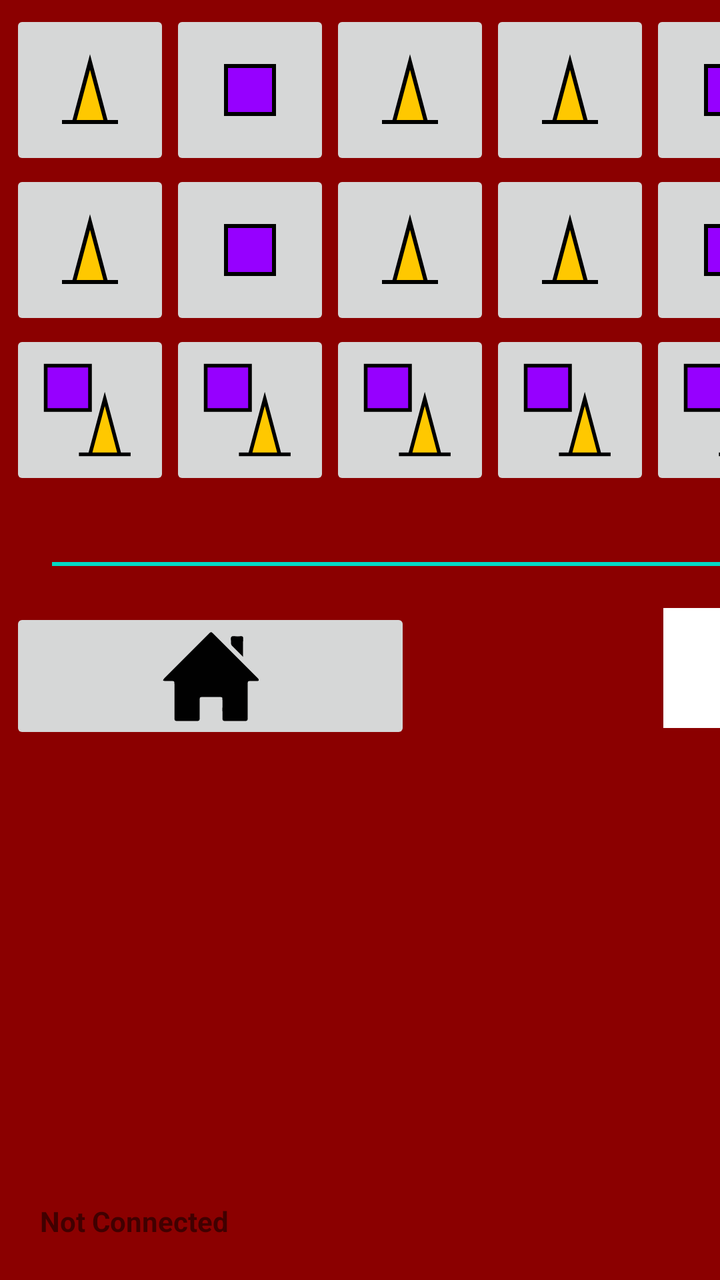
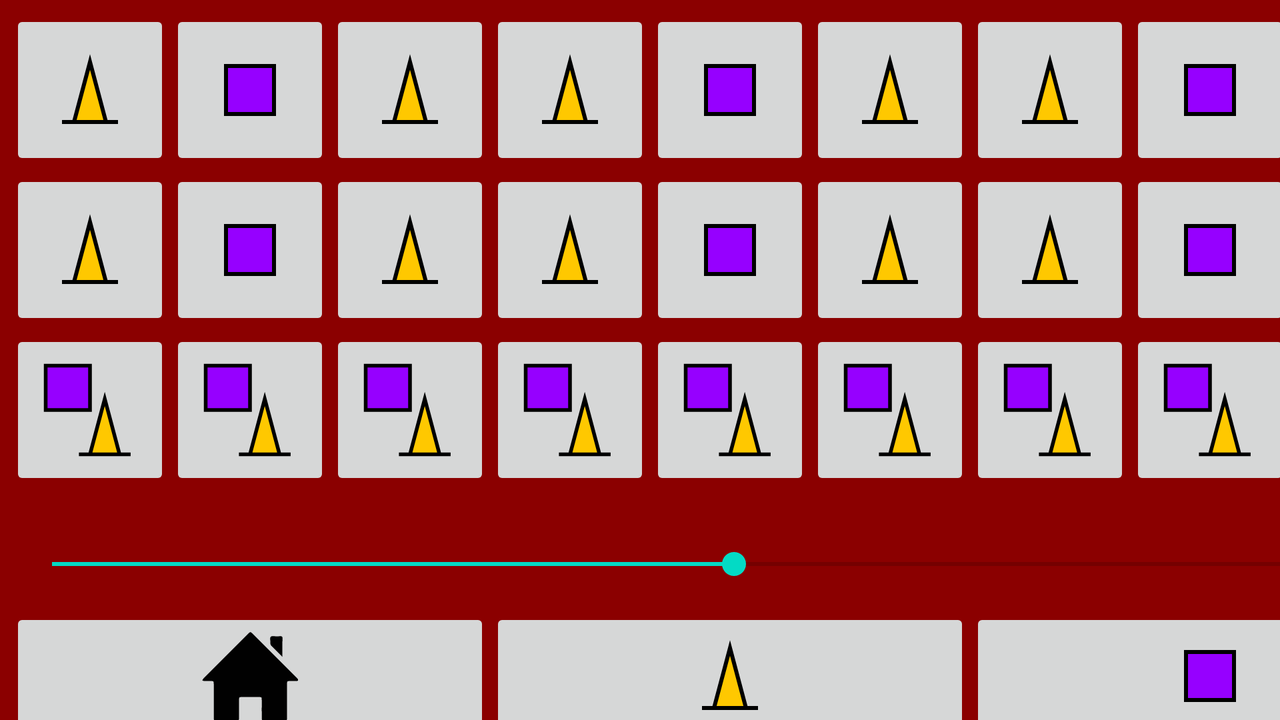

The same Android screen from two of the app's own layout files: first res/layout/ as a phone draws it, then the repository's variant for another configuration, drawn on a device whose configuration selects that folder. Both files follow.
<!-- AndroidManifest.xml: application theme Theme.Projectowen -->
<!-- res/layout/activity_main.xml -->
<?xml version="1.0" encoding="utf-8"?>
<androidx.constraintlayout.widget.ConstraintLayout xmlns:android="http://schemas.android.com/apk/res/android"
    xmlns:app="http://schemas.android.com/apk/res-auto"
    xmlns:tools="http://schemas.android.com/tools"
    android:layout_width="match_parent"
    android:layout_height="match_parent"
    android:background="#8b0000"
    tools:context=".MainActivity">

    <TableLayout
        android:id="@+id/tableLayout"
        android:layout_width="wrap_content"
        android:layout_height="wrap_content"
        android:layout_marginStart="5dp"
        android:layout_marginTop="5dp"
        app:layout_constraintStart_toStartOf="parent"
        app:layout_constraintTop_toTopOf="parent">

        <TableRow
            android:layout_width="match_parent"
            android:layout_height="match_parent">

            <ImageButton
                android:id="@+id/l2c0"
                android:layout_width="80dp"
                android:layout_height="80dp"
                app:srcCompat="@drawable/cone"
                tools:srcCompat="@drawable/cone" />

            <ImageButton
                android:id="@+id/l2c1"
                android:layout_width="80dp"
                android:layout_height="80dp"
                app:srcCompat="@drawable/cube"
                tools:srcCompat="@drawable/cube" />

            <ImageButton
                android:id="@+id/l2c2"
                android:layout_width="80dp"
                android:layout_height="80dp"
                app:srcCompat="@drawable/cone"
                tools:srcCompat="@drawable/cone" />

            <ImageButton
                android:id="@+id/l2c3"
                android:layout_width="80dp"
                android:layout_height="80dp"
                app:srcCompat="@drawable/cone"
                tools:srcCompat="@drawable/cone" />

            <ImageButton
                android:id="@+id/l2c4"
                android:layout_width="80dp"
                android:layout_height="80dp"
                app:srcCompat="@drawable/cube"
                tools:srcCompat="@drawable/cube" />

            <ImageButton
                android:id="@+id/l2c5"
                android:layout_width="80dp"
                android:layout_height="80dp"
                app:srcCompat="@drawable/cone"
                tools:srcCompat="@drawable/cone" />

            <ImageButton
                android:id="@+id/l2c6"
                android:layout_width="80dp"
                android:layout_height="80dp"
                app:srcCompat="@drawable/cone"
                tools:srcCompat="@drawable/cone" />

            <ImageButton
                android:id="@+id/l2c7"
                android:layout_width="80dp"
                android:layout_height="80dp"
                app:srcCompat="@drawable/cube"
                tools:srcCompat="@drawable/cube" />

            <ImageButton
                android:id="@+id/l2c8"
                android:layout_width="80dp"
                android:layout_height="80dp"
                app:srcCompat="@drawable/cone"
                tools:srcCompat="@drawable/cone" />
        </TableRow>

        <TableRow
            android:layout_width="match_parent"
            android:layout_height="match_parent">

            <ImageButton
                android:id="@+id/l1c0"
                android:layout_width="80dp"
                android:layout_height="80dp"
                app:srcCompat="@drawable/cone"
                tools:srcCompat="@drawable/cone" />

            <ImageButton
                android:id="@+id/l1c1"
                android:layout_width="80dp"
                android:layout_height="80dp"
                app:srcCompat="@drawable/cube"
                tools:srcCompat="@drawable/cube" />

            <ImageButton
                android:id="@+id/l1c2"
                android:layout_width="80dp"
                android:layout_height="80dp"
                app:srcCompat="@drawable/cone"
                tools:srcCompat="@drawable/cone" />

            <ImageButton
                android:id="@+id/l1c3"
                android:layout_width="80dp"
                android:layout_height="80dp"
                app:srcCompat="@drawable/cone"
                tools:srcCompat="@drawable/cone" />

            <ImageButton
                android:id="@+id/l1c4"
                android:layout_width="80dp"
                android:layout_height="80dp"
                app:srcCompat="@drawable/cube"
                tools:srcCompat="@drawable/cube" />

            <ImageButton
                android:id="@+id/l1c5"
                android:layout_width="80dp"
                android:layout_height="80dp"
                app:srcCompat="@drawable/cone"
                tools:srcCompat="@drawable/cone" />

            <ImageButton
                android:id="@+id/l1c6"
                android:layout_width="80dp"
                android:layout_height="80dp"
                app:srcCompat="@drawable/cone"
                tools:srcCompat="@drawable/cone" />

            <ImageButton
                android:id="@+id/l1c7"
                android:layout_width="80dp"
                android:layout_height="80dp"
                app:srcCompat="@drawable/cube"
                tools:srcCompat="@drawable/cube" />

            <ImageButton
                android:id="@+id/l1c8"
                android:layout_width="80dp"
                android:layout_height="80dp"
                app:srcCompat="@drawable/cone"
                tools:srcCompat="@drawable/cone" />
        </TableRow>

        <TableRow
            android:layout_width="match_parent"
            android:layout_height="wrap_content">

            <ImageButton
                android:id="@+id/l0c0"
                android:layout_width="80dp"
                android:layout_height="80dp"
                app:srcCompat="@drawable/cube_and_cone" />

            <ImageButton
                android:id="@+id/l0c1"
                android:layout_width="80dp"
                android:layout_height="80dp"
                app:srcCompat="@drawable/cube_and_cone"
                tools:srcCompat="@drawable/cube_and_cone" />

            <ImageButton
                android:id="@+id/l0c2"
                android:layout_width="80dp"
                android:layout_height="80dp"
                app:srcCompat="@drawable/cube_and_cone" />

            <ImageButton
                android:id="@+id/l0c3"
                android:layout_width="80dp"
                android:layout_height="80dp"
                app:srcCompat="@drawable/cube_and_cone" />

            <ImageButton
                android:id="@+id/l0c4"
                android:layout_width="80dp"
                android:layout_height="80dp"
                app:srcCompat="@drawable/cube_and_cone"
                tools:srcCompat="@drawable/cube_and_cone" />

            <ImageButton
                android:id="@+id/l0c5"
                android:layout_width="80dp"
                android:layout_height="80dp"
                app:srcCompat="@drawable/cube_and_cone" />

            <ImageButton
                android:id="@+id/l0c6"
                android:layout_width="80dp"
                android:layout_height="80dp"
                app:srcCompat="@drawable/cube_and_cone" />

            <ImageButton
                android:id="@+id/l0c7"
                android:layout_width="80dp"
                android:layout_height="80dp"
                app:srcCompat="@drawable/cube_and_cone"
                tools:srcCompat="@drawable/cube_and_cone" />

            <ImageButton
                android:id="@+id/l0c8"
                android:layout_width="80dp"
                android:layout_height="80dp"
                app:srcCompat="@drawable/cube_and_cone" />
        </TableRow>

    </TableLayout>

    <LinearLayout
        android:id="@+id/linearLayout"
        android:layout_width="match_parent"
        android:layout_height="0dp"
        android:layout_marginStart="20dp"
        android:layout_marginEnd="20dp"
        android:layout_marginBottom="20dp"
        android:orientation="horizontal"
        app:layout_constraintBottom_toBottomOf="parent"
        app:layout_constraintEnd_toEndOf="parent"
        app:layout_constraintStart_toStartOf="parent">

        <TextView
            android:id="@+id/connection_status"
            android:layout_width="wrap_content"
            android:layout_height="wrap_content"
            android:layout_weight="1"
            android:textStyle="bold"
            android:text="@string/not_connected" />
    </LinearLayout>

    <SeekBar
        android:id="@+id/rollers"
        android:layout_width="714dp"
        android:layout_height="42dp"
        android:layout_marginStart="10dp"
        android:layout_marginTop="16dp"
        android:max="200"
        android:progress="100"
        app:layout_constraintStart_toStartOf="parent"
        app:layout_constraintTop_toBottomOf="@+id/tableLayout" />

    <LinearLayout
        android:layout_width="127dp"
        android:layout_height="439dp"
        android:layout_marginStart="5dp"
        android:layout_marginTop="5dp"
        android:layout_marginEnd="5dp"
        android:layout_marginBottom="5dp"
        android:orientation="vertical"
        app:layout_constraintBottom_toTopOf="@+id/linearLayout"
        app:layout_constraintEnd_toEndOf="parent"
        app:layout_constraintHorizontal_bias="1.0"
        app:layout_constraintStart_toEndOf="@+id/tableLayout"
        app:layout_constraintTop_toTopOf="parent"
        app:layout_constraintVertical_bias="0.0">

        <ImageButton
            android:id="@+id/modeBtn"
            android:layout_width="match_parent"
            android:layout_height="wrap_content"
            android:layout_weight="1"
            app:srcCompat="@android:drawable/checkbox_off_background" />

        <ImageButton
            android:id="@+id/autoTab"
            android:layout_width="match_parent"
            android:layout_height="wrap_content"
            android:layout_weight="1"
            app:srcCompat="@drawable/cube" />

        <ImageButton
            android:id="@+id/imageButton7"
            android:layout_width="match_parent"
            android:layout_height="wrap_content"
            android:layout_weight="1"
            app:srcCompat="@drawable/cube" />

        <View
            android:id="@+id/view"
            android:layout_width="match_parent"
            android:layout_height="60dp"
            android:layout_weight="1" />
    </LinearLayout>

    <LinearLayout
        android:layout_width="720dp"
        android:layout_height="136dp"
        android:layout_marginStart="5dp"
        android:layout_marginTop="1dp"
        android:orientation="horizontal"
        app:layout_constraintStart_toStartOf="parent"
        app:layout_constraintTop_toBottomOf="@+id/rollers">

        <ImageButton
            android:id="@+id/home"
            android:layout_width="74dp"
            android:layout_height="68dp"
            android:layout_weight="1"
            android:scaleType="fitCenter"
            app:srcCompat="@drawable/home" />

        <ImageButton
            android:id="@+id/imageButton5"
            android:background="#8b0000"
            android:layout_width="wrap_content"
            android:layout_height="wrap_content"
            android:layout_weight="1"
            />

        <ImageButton
            android:id="@+id/ledCone"
            android:background="#ffffff"
            android:layout_width="70dp"
            android:layout_height="60dp"
            android:layout_weight="1"
            app:srcCompat="@drawable/cone" />

        <ImageButton
            android:id="@+id/ledCube"
            android:background="#ffffff"
            android:layout_width="70dp"
            android:layout_height="60dp"
            android:layout_weight="1"
            app:srcCompat="@drawable/cube" />
    </LinearLayout>

</androidx.constraintlayout.widget.ConstraintLayout>
<!-- resources referenced by this layout -->
<resources>
  <!-- drawable cone (drawable) -->
  <vector xmlns:android="http://schemas.android.com/apk/res/android"
      android:width="48dp"
      android:height="48dp"
      android:viewportWidth="24"
      android:viewportHeight="24">
    <path
        android:pathData="M12,5l-4,15l-3,0l14,0l-3,0z"
        android:strokeWidth="1"
        android:fillColor="#FFC800"
        android:strokeColor="#000000"/>
  </vector>
  <!-- drawable cube (drawable) -->
  <vector xmlns:android="http://schemas.android.com/apk/res/android"
      android:width="48dp"
      android:height="48dp"
      android:viewportWidth="24"
      android:viewportHeight="24">
    <path
        android:pathData="M6,6l0,12l12,0l0,-12z"
        android:strokeWidth="1"
        android:fillColor="#9600FF"
        android:strokeColor="#000000"/>
  </vector>
  <!-- drawable cube_and_cone (drawable) -->
  <vector android:height="48dp" android:viewportHeight="26"
      android:viewportWidth="26" android:width="48dp" xmlns:android="http://schemas.android.com/apk/res/android">
      <path android:fillColor="#9600FF"
          android:pathData="M1,1l0,12l12,0l0,-12z"
          android:strokeColor="#000000" android:strokeWidth="1"/>
      <path android:fillColor="#FFC800"
          android:pathData="M17,10l-4,15l-3,0l14,0l-3,0z"
          android:strokeColor="#000000" android:strokeWidth="1"/>
  </vector>
  <!-- drawable home: vector/xml drawable (drawable, 2977 chars, omitted) -->
  <string name="not_connected">Not Connected</string>
  <style name="Theme.Projectowen" parent="Theme.MaterialComponents.DayNight.DarkActionBar">
          
          <item name="colorPrimary">@color/purple_500</item>
          <item name="colorPrimaryVariant">@color/purple_700</item>
          <item name="colorOnPrimary">@color/white</item>
          
          <item name="colorSecondary">@color/teal_200</item>
          <item name="colorSecondaryVariant">@color/teal_700</item>
          <item name="colorOnSecondary">@color/black</item>
          
          <item name="android:statusBarColor">?attr/colorPrimaryVariant</item>
          
          <item name="windowActionBar">false</item>
          <item name="windowNoTitle">true</item>
          <item name="android:windowFullscreen">true</item>
      </style>
  <color name="purple_500">#FF6200EE</color>
  <color name="purple_700">#FF3700B3</color>
  <color name="white">#FFFFFFFF</color>
  <color name="teal_200">#FF03DAC5</color>
  <color name="teal_700">#FF018786</color>
  <color name="black">#FF000000</color>
</resources>
<!-- res/layout-land/activity_main.xml (the repository's variant of the layout above) -->
<!-- drawn on the phone turned sideways -->
<?xml version="1.0" encoding="utf-8"?>
<androidx.constraintlayout.widget.ConstraintLayout xmlns:android="http://schemas.android.com/apk/res/android"
    xmlns:app="http://schemas.android.com/apk/res-auto"
    xmlns:tools="http://schemas.android.com/tools"
    android:layout_width="match_parent"
    android:layout_height="match_parent"
    android:background="#8b0000"
    tools:context=".MainActivity">

    <TableLayout
        android:id="@+id/tableLayout"
        android:layout_width="wrap_content"
        android:layout_height="wrap_content"
        android:layout_marginStart="5dp"
        android:layout_marginTop="5dp"
        app:layout_constraintStart_toStartOf="parent"
        app:layout_constraintTop_toTopOf="parent">

        <TableRow
            android:layout_width="match_parent"
            android:layout_height="match_parent">

            <ImageButton
                android:id="@+id/l2c0"
                android:layout_width="80dp"
                android:layout_height="80dp"
                app:srcCompat="@drawable/cone"
                tools:srcCompat="@drawable/cone" />

            <ImageButton
                android:id="@+id/l2c1"
                android:layout_width="80dp"
                android:layout_height="80dp"
                app:srcCompat="@drawable/cube"
                tools:srcCompat="@drawable/cube" />

            <ImageButton
                android:id="@+id/l2c2"
                android:layout_width="80dp"
                android:layout_height="80dp"
                app:srcCompat="@drawable/cone"
                tools:srcCompat="@drawable/cone" />

            <ImageButton
                android:id="@+id/l2c3"
                android:layout_width="80dp"
                android:layout_height="80dp"
                app:srcCompat="@drawable/cone"
                tools:srcCompat="@drawable/cone" />

            <ImageButton
                android:id="@+id/l2c4"
                android:layout_width="80dp"
                android:layout_height="80dp"
                app:srcCompat="@drawable/cube"
                tools:srcCompat="@drawable/cube" />

            <ImageButton
                android:id="@+id/l2c5"
                android:layout_width="80dp"
                android:layout_height="80dp"
                app:srcCompat="@drawable/cone"
                tools:srcCompat="@drawable/cone" />

            <ImageButton
                android:id="@+id/l2c6"
                android:layout_width="80dp"
                android:layout_height="80dp"
                app:srcCompat="@drawable/cone"
                tools:srcCompat="@drawable/cone" />

            <ImageButton
                android:id="@+id/l2c7"
                android:layout_width="80dp"
                android:layout_height="80dp"
                app:srcCompat="@drawable/cube"
                tools:srcCompat="@drawable/cube" />

            <ImageButton
                android:id="@+id/l2c8"
                android:layout_width="80dp"
                android:layout_height="80dp"
                app:srcCompat="@drawable/cone"
                tools:srcCompat="@drawable/cone" />
        </TableRow>

        <TableRow
            android:layout_width="match_parent"
            android:layout_height="match_parent">

            <ImageButton
                android:id="@+id/l1c0"
                android:layout_width="80dp"
                android:layout_height="80dp"
                app:srcCompat="@drawable/cone"
                tools:srcCompat="@drawable/cone" />

            <ImageButton
                android:id="@+id/l1c1"
                android:layout_width="80dp"
                android:layout_height="80dp"
                app:srcCompat="@drawable/cube"
                tools:srcCompat="@drawable/cube" />

            <ImageButton
                android:id="@+id/l1c2"
                android:layout_width="80dp"
                android:layout_height="80dp"
                app:srcCompat="@drawable/cone"
                tools:srcCompat="@drawable/cone" />

            <ImageButton
                android:id="@+id/l1c3"
                android:layout_width="80dp"
                android:layout_height="80dp"
                app:srcCompat="@drawable/cone"
                tools:srcCompat="@drawable/cone" />

            <ImageButton
                android:id="@+id/l1c4"
                android:layout_width="80dp"
                android:layout_height="80dp"
                app:srcCompat="@drawable/cube"
                tools:srcCompat="@drawable/cube" />

            <ImageButton
                android:id="@+id/l1c5"
                android:layout_width="80dp"
                android:layout_height="80dp"
                app:srcCompat="@drawable/cone"
                tools:srcCompat="@drawable/cone" />

            <ImageButton
                android:id="@+id/l1c6"
                android:layout_width="80dp"
                android:layout_height="80dp"
                app:srcCompat="@drawable/cone"
                tools:srcCompat="@drawable/cone" />

            <ImageButton
                android:id="@+id/l1c7"
                android:layout_width="80dp"
                android:layout_height="80dp"
                app:srcCompat="@drawable/cube"
                tools:srcCompat="@drawable/cube" />

            <ImageButton
                android:id="@+id/l1c8"
                android:layout_width="80dp"
                android:layout_height="80dp"
                app:srcCompat="@drawable/cone"
                tools:srcCompat="@drawable/cone" />
        </TableRow>

        <TableRow
            android:layout_width="match_parent"
            android:layout_height="wrap_content">

            <ImageButton
                android:id="@+id/l0c0"
                android:layout_width="80dp"
                android:layout_height="80dp"
                app:srcCompat="@drawable/cube_and_cone" />

            <ImageButton
                android:id="@+id/l0c1"
                android:layout_width="80dp"
                android:layout_height="80dp"
                app:srcCompat="@drawable/cube_and_cone"
                tools:srcCompat="@drawable/cube_and_cone" />

            <ImageButton
                android:id="@+id/l0c2"
                android:layout_width="80dp"
                android:layout_height="80dp"
                app:srcCompat="@drawable/cube_and_cone" />

            <ImageButton
                android:id="@+id/l0c3"
                android:layout_width="80dp"
                android:layout_height="80dp"
                app:srcCompat="@drawable/cube_and_cone" />

            <ImageButton
                android:id="@+id/l0c4"
                android:layout_width="80dp"
                android:layout_height="80dp"
                app:srcCompat="@drawable/cube_and_cone"
                tools:srcCompat="@drawable/cube_and_cone" />

            <ImageButton
                android:id="@+id/l0c5"
                android:layout_width="80dp"
                android:layout_height="80dp"
                app:srcCompat="@drawable/cube_and_cone" />

            <ImageButton
                android:id="@+id/l0c6"
                android:layout_width="80dp"
                android:layout_height="80dp"
                app:srcCompat="@drawable/cube_and_cone" />

            <ImageButton
                android:id="@+id/l0c7"
                android:layout_width="80dp"
                android:layout_height="80dp"
                app:srcCompat="@drawable/cube_and_cone"
                tools:srcCompat="@drawable/cube_and_cone" />

            <ImageButton
                android:id="@+id/l0c8"
                android:layout_width="80dp"
                android:layout_height="80dp"
                app:srcCompat="@drawable/cube_and_cone" />
        </TableRow>

    </TableLayout>

    <LinearLayout
        android:id="@+id/linearLayout"
        android:layout_width="match_parent"
        android:layout_height="0dp"
        android:layout_marginStart="20dp"
        android:layout_marginEnd="20dp"
        android:layout_marginBottom="20dp"
        android:orientation="horizontal"
        app:layout_constraintBottom_toBottomOf="parent"
        app:layout_constraintEnd_toEndOf="parent"
        app:layout_constraintStart_toStartOf="parent">

        <TextView
            android:id="@+id/connection_status"
            android:layout_width="wrap_content"
            android:layout_height="wrap_content"
            android:layout_weight="1"
            android:textStyle="bold"
            android:text="@string/not_connected" />
    </LinearLayout>

    <SeekBar
        android:id="@+id/rollers"
        android:layout_width="714dp"
        android:layout_height="42dp"
        android:layout_marginStart="10dp"
        android:layout_marginTop="16dp"
        android:max="200"
        android:progress="100"
        app:layout_constraintStart_toStartOf="parent"
        app:layout_constraintTop_toBottomOf="@+id/tableLayout" />

    <LinearLayout
        android:layout_width="127dp"
        android:layout_height="439dp"
        android:layout_marginStart="5dp"
        android:layout_marginTop="5dp"
        android:layout_marginEnd="5dp"
        android:layout_marginBottom="5dp"
        android:orientation="vertical"
        app:layout_constraintBottom_toTopOf="@+id/linearLayout"
        app:layout_constraintEnd_toEndOf="parent"
        app:layout_constraintHorizontal_bias="1.0"
        app:layout_constraintStart_toEndOf="@+id/tableLayout"
        app:layout_constraintTop_toTopOf="parent"
        app:layout_constraintVertical_bias="0.0">

        <ImageButton
            android:id="@+id/imageButton9"
            android:layout_width="match_parent"
            android:layout_height="wrap_content"
            android:layout_weight="1"
            app:srcCompat="@drawable/home" />

        <ImageButton
            android:id="@+id/autoTab"
            android:layout_width="match_parent"
            android:layout_height="wrap_content"
            android:layout_weight="1"
            app:srcCompat="@drawable/robot"
            android:onClick="gotoAuto"/>

        <ImageButton
            android:id="@+id/imageButton7"
            android:layout_width="match_parent"
            android:layout_height="wrap_content"
            android:layout_weight="1"
            app:srcCompat="@drawable/cube" />

        <View
            android:id="@+id/view"
            android:layout_width="match_parent"
            android:layout_height="60dp"
            android:layout_weight="1" />
    </LinearLayout>

    <TableRow
        android:layout_width="720dp"
        android:layout_height="136dp"
        android:layout_marginStart="5dp"
        android:layout_marginTop="1dp"
        android:orientation="horizontal"
        app:layout_constraintStart_toStartOf="parent"
        app:layout_constraintTop_toBottomOf="@+id/rollers">

        <ImageButton
            android:id="@+id/home"
            android:layout_width="74dp"
            android:layout_height="68dp"
            android:layout_weight="1"
            android:scaleType="fitCenter"
            app:srcCompat="@drawable/home" />


        <ImageButton
            android:id="@id/ledCone"
            android:layout_width="74dp"
            android:layout_height="68dp"
            android:layout_weight="1"
            android:scaleType="fitCenter"
            app:srcCompat="@drawable/cone" />

        <ImageButton
            android:id="@+id/ledCube"
            android:layout_width="74dp"
            android:layout_height="68dp"
            android:scaleType="fitCenter"
            android:layout_weight="1"
            app:srcCompat="@drawable/cube" />
    </TableRow>

</androidx.constraintlayout.widget.ConstraintLayout>
<!-- resources referenced by the variant -->
<!-- as the phone turned sideways resolves them -->
<resources>
  <!-- drawable cone (drawable) -->
  <vector xmlns:android="http://schemas.android.com/apk/res/android"
      android:width="48dp"
      android:height="48dp"
      android:viewportWidth="24"
      android:viewportHeight="24">
    <path
        android:pathData="M12,5l-4,15l-3,0l14,0l-3,0z"
        android:strokeWidth="1"
        android:fillColor="#FFC800"
        android:strokeColor="#000000"/>
  </vector>
  <!-- drawable cube (drawable) -->
  <vector xmlns:android="http://schemas.android.com/apk/res/android"
      android:width="48dp"
      android:height="48dp"
      android:viewportWidth="24"
      android:viewportHeight="24">
    <path
        android:pathData="M6,6l0,12l12,0l0,-12z"
        android:strokeWidth="1"
        android:fillColor="#9600FF"
        android:strokeColor="#000000"/>
  </vector>
  <!-- drawable cube_and_cone (drawable) -->
  <vector android:height="48dp" android:viewportHeight="26"
      android:viewportWidth="26" android:width="48dp" xmlns:android="http://schemas.android.com/apk/res/android">
      <path android:fillColor="#9600FF"
          android:pathData="M1,1l0,12l12,0l0,-12z"
          android:strokeColor="#000000" android:strokeWidth="1"/>
      <path android:fillColor="#FFC800"
          android:pathData="M17,10l-4,15l-3,0l14,0l-3,0z"
          android:strokeColor="#000000" android:strokeWidth="1"/>
  </vector>
  <!-- drawable home: vector/xml drawable (drawable, 2977 chars, omitted) -->
  <!-- drawable robot (drawable) -->
  <?xml version="1.0" encoding="utf-8"?>
  <vector xmlns:android="http://schemas.android.com/apk/res/android"
      android:width="52dp"
      android:height="48dp"
      android:viewportWidth="122.88"
      android:viewportHeight="105.21">
  
      <path
          android:fillColor="#000000"
          android:fillType="evenOdd"
          android:pathData="M63.91,18.75v12.16h33.51c5.43,0,9.87,4.44,9.87,9.87v12.47h13.42c1.19,0,2.17,0.97,2.17,2.17v25.28 c0,1.19-0.97,2.17-2.17,2.17h-13.42v12.47c0,5.43-4.44,9.87-9.87,9.87h-73c-5.43,0-9.87-4.44-9.87-9.87V82.87H2.17 C0.97,82.87,0,81.9,0,80.71V55.42c0-1.19,0.97-2.17,2.17-2.17h12.38V40.79c0-5.43,4.44-9.87,9.87-9.87h33.51V18.75 c-3.85-1.26-6.62-4.87-6.62-9.14c0-5.31,4.3-9.61,9.61-9.61c5.31,0,9.61,4.3,9.61,9.61C70.53,13.88,67.75,17.49,63.91,18.75 L63.91,18.75z M41.03,79.74h40.81c1.99,0,3.62,1.63,3.62,3.62v1.7c0,1.99-1.63,3.62-3.62,3.62H41.03c-1.99,0-3.62-1.63-3.62-3.62 v-1.7C37.41,81.36,39.04,79.74,41.03,79.74L41.03,79.74z M78.7,47.59c5.37,0,9.73,4.35,9.73,9.73c0,5.37-4.35,9.72-9.73,9.72 s-9.72-4.35-9.72-9.72C68.97,51.94,73.33,47.59,78.7,47.59L78.7,47.59z M44.18,47.59c5.37,0,9.72,4.35,9.72,9.73 c0,5.37-4.35,9.72-9.72,9.72c-5.37,0-9.72-4.35-9.72-9.72C34.46,51.94,38.81,47.59,44.18,47.59L44.18,47.59z" />
  </vector>
  <string name="not_connected">Not Connected</string>
  <style name="Theme.Projectowen" parent="Theme.MaterialComponents.DayNight.DarkActionBar">
          
          <item name="colorPrimary">@color/purple_500</item>
          <item name="colorPrimaryVariant">@color/purple_700</item>
          <item name="colorOnPrimary">@color/white</item>
          
          <item name="colorSecondary">@color/teal_200</item>
          <item name="colorSecondaryVariant">@color/teal_700</item>
          <item name="colorOnSecondary">@color/black</item>
          
          <item name="android:statusBarColor">?attr/colorPrimaryVariant</item>
          
          <item name="windowActionBar">false</item>
          <item name="windowNoTitle">true</item>
          <item name="android:windowFullscreen">true</item>
      </style>
  <color name="purple_500">#FF6200EE</color>
  <color name="purple_700">#FF3700B3</color>
  <color name="white">#FFFFFFFF</color>
  <color name="teal_200">#FF03DAC5</color>
  <color name="teal_700">#FF018786</color>
  <color name="black">#FF000000</color>
</resources>
